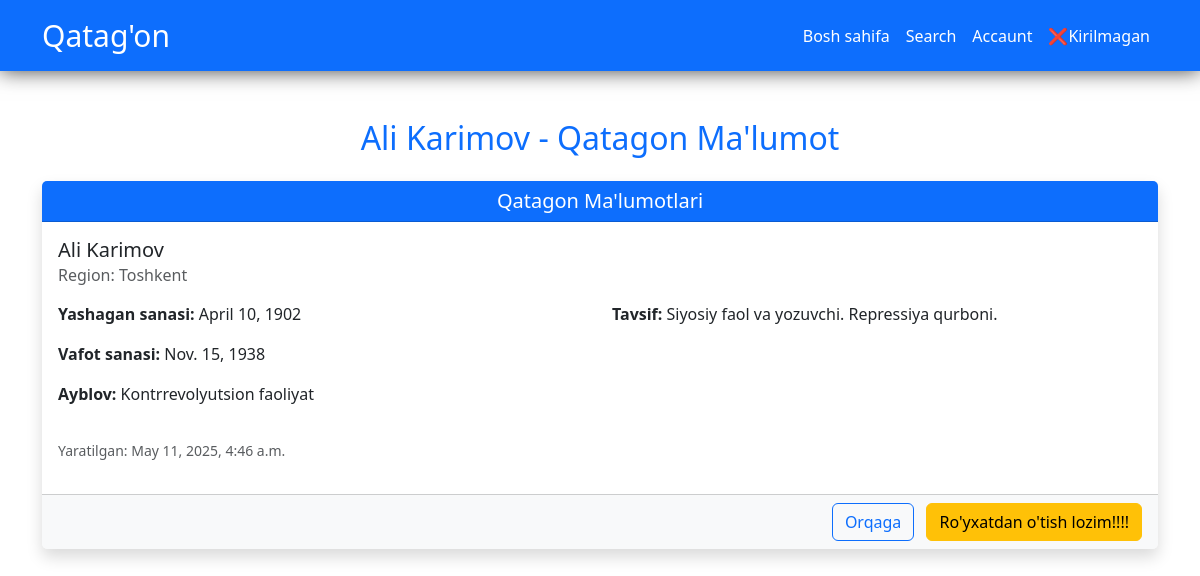
Screenshot of /detail/10 with the database file from the repository.
### qatagon/models.py (models this page shows, shortened)
class QatagonClass(models.Model):
    full_name = models.CharField(max_length=150, null=False, blank=False)
    birth_date = models.DateField(null=False, blank=False)
    died_date = models.DateField(null=False, blank=False)
    description = models.TextField()
    region = models.CharField(max_length=150)
    ayblov = models.CharField(max_length=150)
    created_at = models.DateTimeField(auto_now_add=True)

### qatagon/views.py (the view)
# urls.py: path('detail/<int:pk>', DetailViewQatagon.as_view(), name='detail'),
class DetailViewQatagon(DetailView):
    model = QatagonClass
    template_name = 'qatagon/detail.html'
    context_object_name = 'detail'

### templates/qatagon/detail.html (shortened to what this page needs)
{% extends 'base.html' %}
{% load static %}
{% block content %}
  <div class="container my-5">
    <h2 class="text-center text-primary mb-4">{{ detail.full_name }} - Qatagon Ma'lumot</h2>
    <div class="card border-0 shadow">
      <div class="card-header bg-primary text-white text-center">
        <h5 class="mb-0">Qatagon Ma'lumotlari</h5>
      </div>
      <div class="card-body">
        <h5 class="card-title">{{ detail.full_name }}</h5>
        <h6 class="card-subtitle text-muted mb-3">Region: {{ detail.region }}</h6>
        <div class="row">
          <div class="col-md-6 mb-3">
            <p>
              <strong>Yashagan sanasi:</strong> {{ detail.birth_date }}
            </p>
            <p>
              <strong>Vafot sanasi:</strong> {{ detail.died_date }}
            </p>
            <p>
              <strong>Ayblov:</strong> {{ detail.ayblov }}
            </p>
          </div>
          <div class="col-md-6 mb-3">
            <p>
              <strong>Tavsif:</strong> {{ detail.description }}
            </p>
          </div>
        </div>
        <p class="text-muted">
          <small>Yaratilgan: {{ detail.created_at }}</small>
        </p>
      </div>
      <div class="card-footer bg-light text-end">
        <a href="{% url 'qatagon:home' %}" class="btn btn-outline-primary me-2">Orqaga</a>
        {% if user.is_authenticated %}
          <a href="{% url 'qatagon:update' detail.pk %}" class="btn btn-warning me-2">Tahrirlash</a>
          <a href="{% url 'qatagon:delete' detail.pk %}" class="btn btn-danger">O'chirish</a>
        {% else %}
          <a href="{% url 'accaunt:signup' %}" class="btn btn-warning">Ro'yxatdan o'tish lozim!!!!</a>
        {% endif %}
      </div>
    </div>
  </div>
{% endblock %}

### rows the page displays
QatagonClass: full_name "Ali Karimov", region "Toshkent", birth_date "April 10, 1902", died_date "Nov. 15, 1938", ayblov "Kontrrevolyutsion faoliyat", description "Siyosiy faol va yozuvchi. Repressiya qurboni.", created_at "May 11, 2025, 4:46 a.m."
